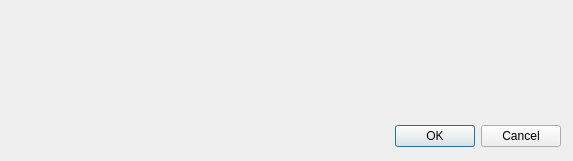
<?xml version="1.0" encoding="UTF-8"?>
<ui version="4.0">
 <class>DialogUpdateNote</class>
 <widget class="QDialog" name="DialogUpdateNote">
  <property name="geometry">
   <rect>
    <x>0</x>
    <y>0</y>
    <width>573</width>
    <height>161</height>
   </rect>
  </property>
  <property name="windowTitle">
   <string>Запись результата</string>
  </property>
  <widget class="QDialogButtonBox" name="buttonBox">
   <property name="geometry">
    <rect>
     <x>220</x>
     <y>120</y>
     <width>341</width>
     <height>32</height>
    </rect>
   </property>
   <property name="orientation">
    <enum>Qt::Horizontal</enum>
   </property>
   <property name="standardButtons">
    <set>QDialogButtonBox::Cancel|QDialogButtonBox::Ok</set>
   </property>
  </widget>
  <widget class="QLabel" name="label">
   <property name="geometry">
    <rect>
     <x>20</x>
     <y>30</y>
     <width>531</width>
     <height>71</height>
    </rect>
   </property>
   <property name="text">
    <string/>
   </property>
  </widget>
 </widget>
 <resources/>
 <connections>
  <connection>
   <sender>buttonBox</sender>
   <signal>accepted()</signal>
   <receiver>DialogUpdateNote</receiver>
   <slot>accept()</slot>
   <hints>
    <hint type="sourcelabel">
     <x>248</x>
     <y>254</y>
    </hint>
    <hint type="destinationlabel">
     <x>157</x>
     <y>274</y>
    </hint>
   </hints>
  </connection>
  <connection>
   <sender>buttonBox</sender>
   <signal>rejected()</signal>
   <receiver>DialogUpdateNote</receiver>
   <slot>reject()</slot>
   <hints>
    <hint type="sourcelabel">
     <x>316</x>
     <y>260</y>
    </hint>
    <hint type="destinationlabel">
     <x>286</x>
     <y>274</y>
    </hint>
   </hints>
  </connection>
 </connections>
</ui>
